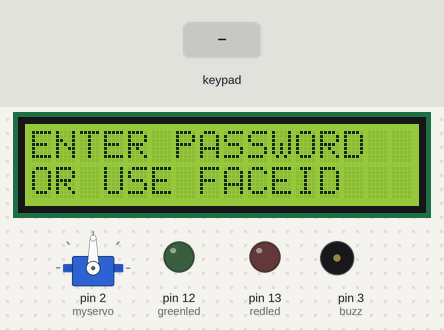
Simulated run of this sketch. Board: Arduino Uno, built with avr-gcc and run on an emulated ATmega328P. On the bench: servo, 16×2 character LCD, output pins drawn as LEDs (lit = HIGH), buzzer (waves = sounding, pin HIGH). Inputs (shaded band) come from the test bench. What the sketch prints to the serial monitor is not drawn.

Above: at 1.3 s.
1.4 s: keypad keys 2 3 5 6 8 9 # pressed 0.4 s apart
At 5.9 s:
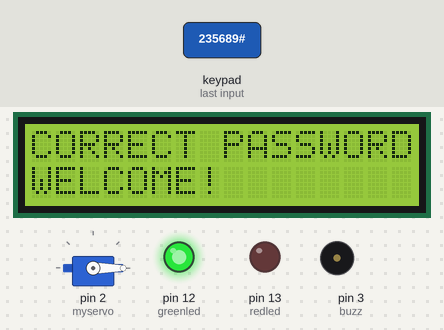
At 11.0 s:
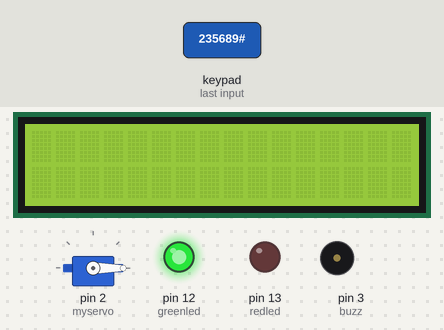
Timing chart, 0 to 24.4 s (numbered marks = the images above; inputs shaded):
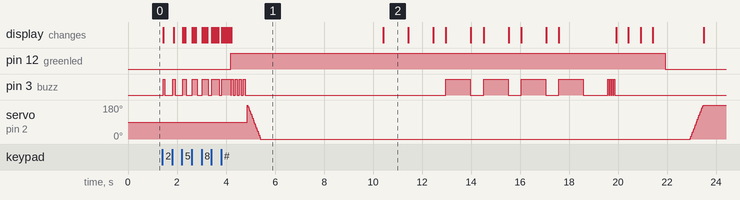

The sketch:

locking_system.ino
```cpp
#include <Keypad.h>

#include <Servo.h>

#include <LiquidCrystal_I2C.h>

// #include <LiquidCrystal_I2C_Hangul.h>

LiquidCrystal_I2C lcd(0x27, 16, 2);
// LiquidCrystal_I2C_Hangul lcd(0x3F, 16, 2);
Servo myservo;
int pos = 0;
const byte rows = 4;
const byte columns = 4;

// Define the key map
char keys[rows][columns] = {
  { '1', '2', '3', 'A' },
  { '4', '5', '6', 'B' },
  { '7', '8', '9', 'C' },
  { '*', '0', '#', 'D' }
};

// Arduino corresponding pins
byte rowPins[rows] = { 11, 10, 9, 8 };
byte columnPins[columns] = { 7, 6, 5, 4 };

// Initialize a Keypad object
Keypad keypad = Keypad(makeKeymap(keys), rowPins, columnPins, rows, columns);

char * password = "235689#";
int passwordLength = strlen(password);
int currentposition = 0;
const int redled = 13;
const int greenled = 12;
const int buzz = 3;

void setup() {
  Serial.begin(9600);
  pinMode(redled, OUTPUT); // red led for wrong password
  pinMode(greenled, OUTPUT); // green led for correct password
  pinMode(buzz, OUTPUT); // buzzer to indicate differenct states of the program
  myservo.attach(2); // servo at pin 2
  lcd.init(); // initialize LCD
  lcd.begin(16, 2);
  lcd.backlight();
  lcd.clear();
  mainScreen();
}

void loop() {
  while (Serial.available() > 0) {
    Serial.read(); // discard any previous characters
  }

  int value = -1;
  while (value == -1) {
    if (Serial.available() > 0) {
      value = Serial.read();
    } else {
      if (currentposition == 0) {
        mainScreen();
      }
      int l;
      char code = keypad.getKey();
      if (code != NO_KEY) {
        lcd.clear();
        lcd.setCursor(0, 0);
        lcd.print("PASSWORD:       ");
        lcd.setCursor(0, 1);

        for (l = 0; l <= currentposition; ++l) {
          lcd.print("*");
          keyPress();
        }

        if (code == password[currentposition]) {
          ++currentposition;
          if (currentposition == passwordLength) {
            unlockDoor();
            currentposition = 0;
          }

        } else {
          alert();
          currentposition = 0;
        }
      }
    }
  }

  if (value == '1') unlockDoor();
  else if (value == '0') alert();
}

// function to unlock door
void unlockDoor() {
  Serial.println(1, 2);
  lcd.clear();
  digitalWrite(greenled, HIGH);
  lcd.print("CORRECT PASSWORD");
  lcd.setCursor(0, 1);
  lcd.println("WELCOME!        ");
  unlockSound();

  for (pos = 180; pos >= 0; pos -= 5) // goes from 180 degrees to 0 degrees
  {
    myservo.write(pos); // tell servo to go to position in variable 'pos'
    delay(15); // waits 15ms for the servo to reach the position
  }
  delay(5000);

  counterLock();

  for (int i = 0; i < 4; i++) {
    digitalWrite(buzz, HIGH);
    delay(40);
    digitalWrite(buzz, LOW);
    delay(40);
  }

  lcd.clear();
  lcd.print("LOCKING");
  delay(500);

  for (int i = 7; i < 10; i++) {
    lcd.setCursor(i, 0);
    lcd.print(".");
    delay(500);
  }

  digitalWrite(greenled, LOW);
  delay(1000);

  for (pos = 0; pos <= 180; pos += 5) // goes from 0 degrees to 180 degrees
  { // in steps of 1 degree
    myservo.write(pos); // tell servo to go to position in variable 'pos'
    delay(15);
    currentposition = 0;
  }

  lcd.clear();
  lcd.print("LOCKED!");
  delay(1000);
  lcd.clear();
  mainScreen();
}

// initiate alert when password is incorrect
void alert() {
  Serial.println(0, 2);
  lcd.clear();
  lcd.print("WRONG PASSWORD! ");
  digitalWrite(redled, HIGH);
  digitalWrite(buzz, HIGH);
  delay(3000);
  lcd.clear();
  digitalWrite(redled, LOW);
  digitalWrite(buzz, LOW);
  mainScreen();
}

// create key press sound using buzzer
void keyPress() {
  digitalWrite(buzz, HIGH);
  delay(50);
  digitalWrite(buzz, LOW);
}

// display the main screen
void mainScreen() {
  lcd.setCursor(0, 0);
  lcd.println("ENTER PASSWORD  ");
  lcd.setCursor(0, 1);
  lcd.println("OR USE FACEID   ");
}

// unlock buzz sound
void unlockSound() {
  for (int i = 0; i < 4; i++) {
    digitalWrite(buzz, HIGH);
    delay(80);
    digitalWrite(buzz, LOW);
    delay(80);
  }
}

// counter to close door
void counterLock() {
  lcd.clear();
  delay(1000);

  lcd.println("GET IN WITHIN:   ");
  delay(1000);
  for (int i = 3; i >= 0; i--) {
    lcd.println("GET IN WITHIN: ");
    lcd.setCursor(15, 0);
    lcd.print(i);
    delay(500);
    lcd.clear();
    lcd.println("GET IN WITHIN:  ");
    digitalWrite(buzz, HIGH);
    delay(1000);
    digitalWrite(buzz, LOW);
  }

  delay(1000);
}
```

Measured:
- after the input at 1.4 s, pin 12 (greenled): LOW → HIGH after 2.8 s, → LOW 17.7 s later; the display: first changes after 0.05 s (image 1 shows a later state)
